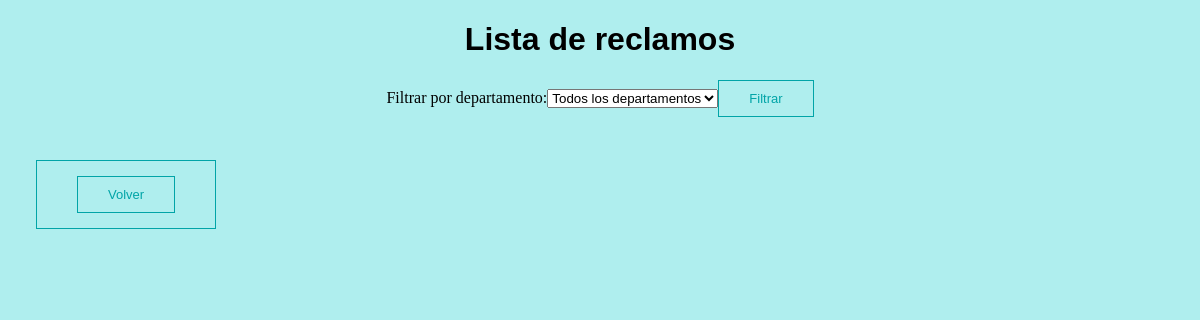
/lista_reclamos (signed in), run on an earlier commit of the app's database.
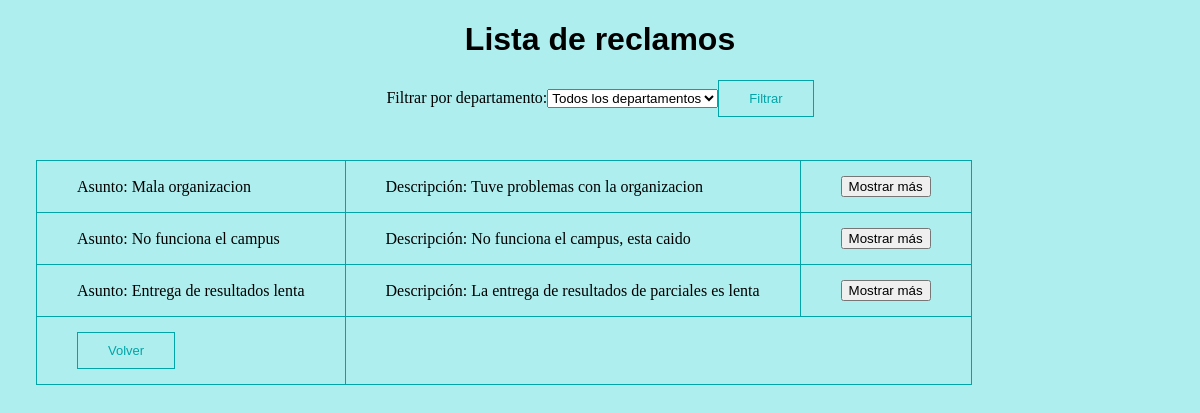
And on a later commit of the database.
### modules/classes.py (models this page shows, shortened)
class Reclamo(db.Model):
    id = db.Column(db.Integer,primary_key=True)
    usuario_creador = db.Column(db.String(100))
    asunto = db.Column(db.String(1000))
    descripcion = db.Column(db.String(1000))
    departamento_id = db.Column(db.Integer, db.ForeignKey('departamento.id'))
    departamento = db.relationship('Departamento', backref=db.backref('reclamos'))
    estado =  db.Column(db.String(100))
    adherente = db.Column(db.String(100))
    fecha = db.Column(db.DateTime, default=datetime.utcnow)

### server.py (the view, shortened to what this page needs)
@app.route("/lista_reclamos", methods=['GET','POST'])
@login_required
def lista_reclamos():
    detalles = {}
    departamento_id = request.args.get('departamento_id',default=None)  # Obtener el ID del departamento seleccionado en el filtro
    reclamos_pendientes = Reclamo.query.filter_by(estado='Pendiente') # Obtener todos los reclamos pendientes
    if departamento_id:
        reclamos_pendientes = reclamos_pendientes.filter_by(departamento_id=departamento_id).all()  # Aplicar filtro por departamento
    reclamos = reclamos_pendientes.all()
    return render_template('lista_reclamos.html', reclamos=reclamos, detalles=detalles,user=current_user.email)

### server.py (called while the page is built)
@login_manager.user_loader
def user_loader(user_id):
    user = Usuario.query.get(user_id)
    if user:
        if user.id in admin_list:
            return Jefe_departamento.query.get(user_id)  #en base al id clasifica al usuario actual en jefe o usuario final
        else:
            return Usuario_final.query.get(user_id)

### templates/lista_reclamos.html (shortened to what this page needs)
<!DOCTYPE html>
<html lang="en">
<html>
    <head style="background-color:paleturquoise">
    </head>
    <body style="background-color:paleturquoise">
        <h1 class="centrar_element">Lista de reclamos</h1>
        <form action="{{ url_for('lista_reclamos') }}" method="GET">
            <div class="centrar_element">
            <label for="departamento">Filtrar por departamento: </label>
            <select name="departamento" id="departamento">
              <option value="">Todos los departamentos</option>
            </select>
            <button type="submit">Filtrar</button>
            </div>
          </form>
        <table class="centrar">
            {% for reclamo in reclamos %}
            <tr>
                <td>Asunto: {{ reclamo.asunto }} </td>
                <td>Descripción: {{ reclamo.descripcion }}</td>
                <form action="{{ url_for('lista_reclamos') }}" method="post">
                <td><input type="submit" name="submit-btn" value="Mostrar más"></td>
                </form>
            </tr>
            {% endfor %}
            <td><button onclick="location.href='/pantalla_principal'">Volver</button></td>
        </table>
    </body>

What changed in the data, as far as the page shows it:
added Reclamo: asunto "Mala organizacion", descripcion "Tuve problemas con la organizacion"
added Reclamo: asunto "No funciona el campus", descripcion "No funciona el campus, esta caido"
added Reclamo: asunto "Entrega de resultados lenta", descripcion "La entrega de resultados de parciales es lenta"
